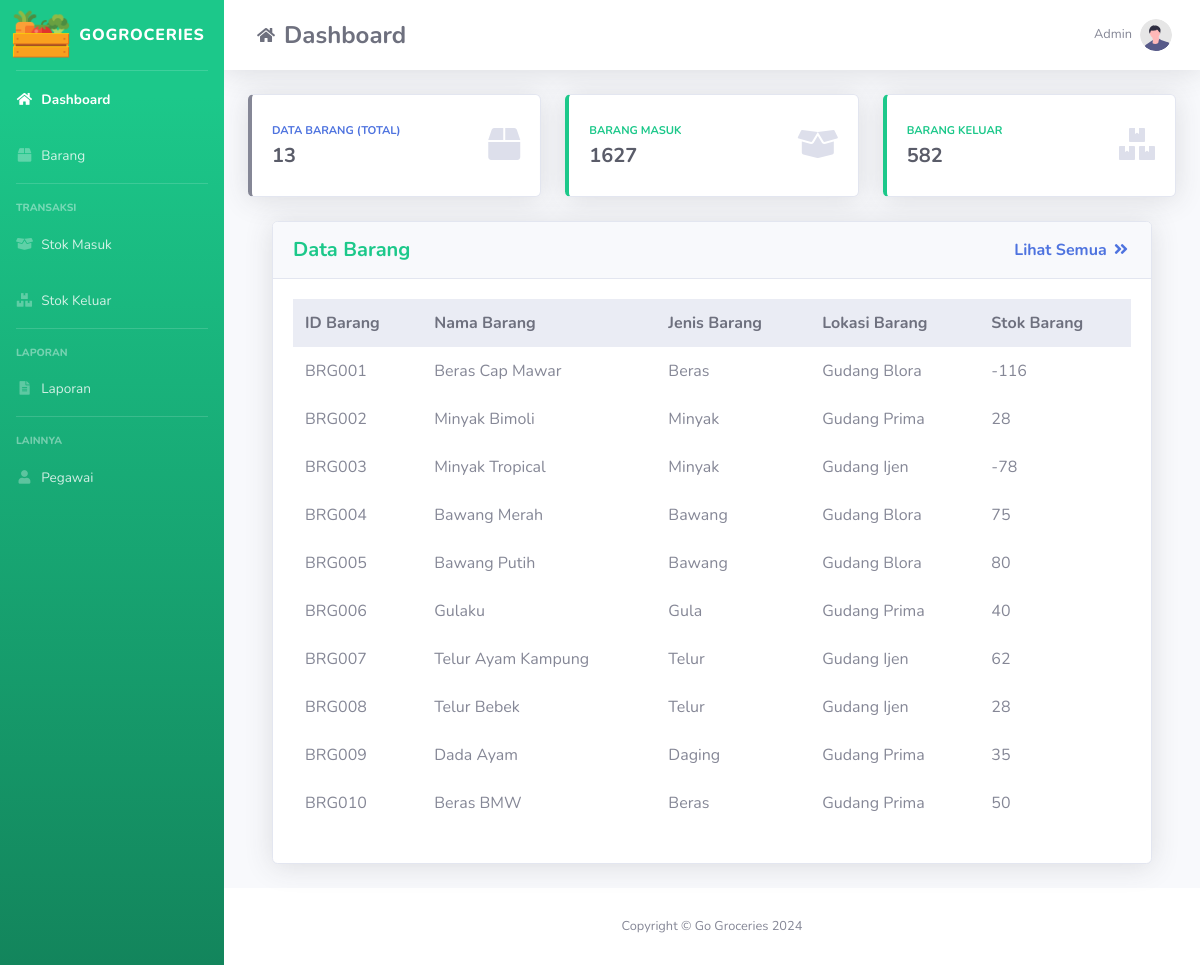
Before: / with the older database file.
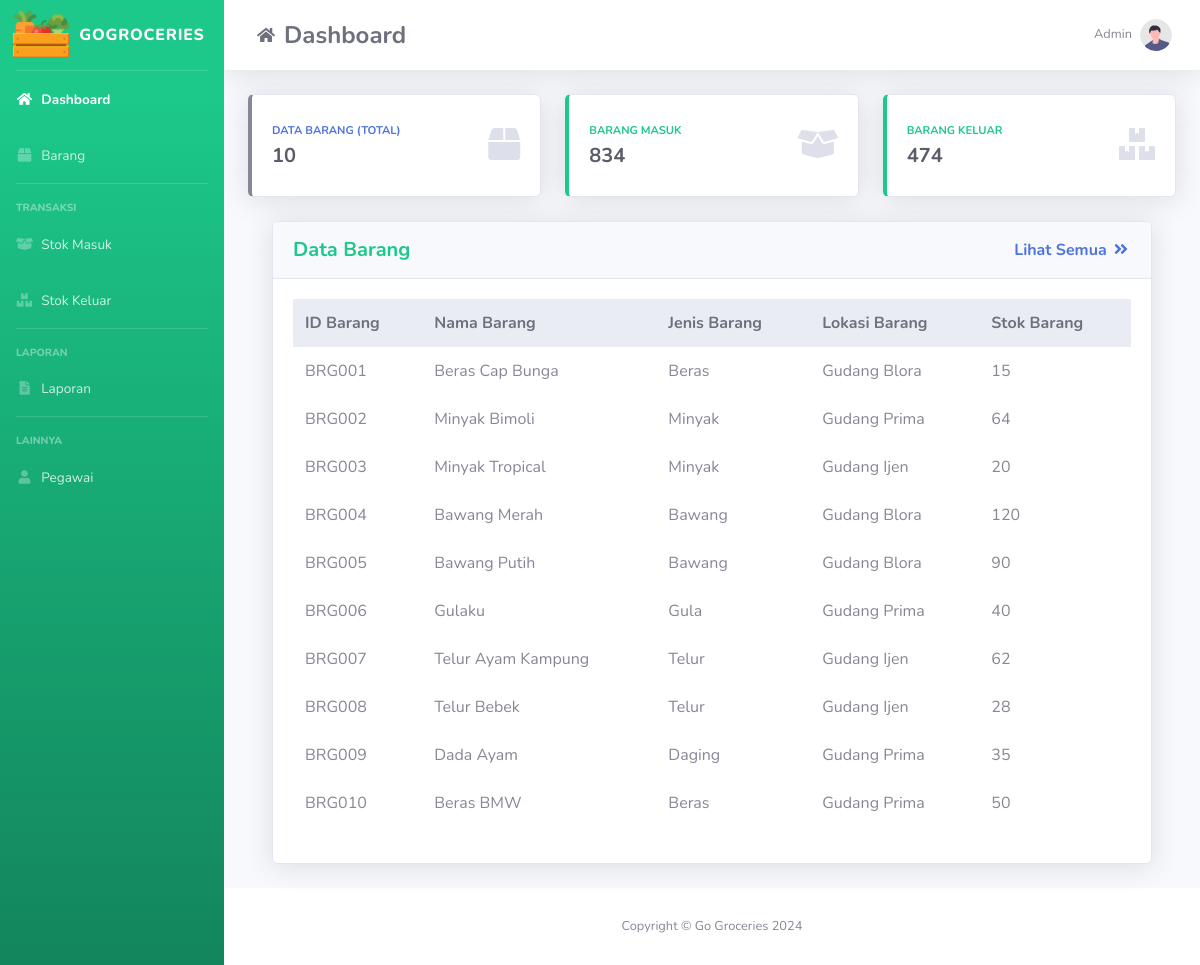
After: the same page with the newer database file.
### tables this page shows
CREATE TABLE `barang` (
  `id_barang` varchar(10) NOT NULL,
  `nama_barang` varchar(100) DEFAULT NULL,
  `id_jenisbarang` int(11) DEFAULT NULL,
  `id_lokasi` int(11) DEFAULT NULL,
  `stok` int(11) DEFAULT 0
);

CREATE TABLE `jenis_barang` (
  `id_jenisbarang` int(11) NOT NULL,
  `jenis` varchar(50) NOT NULL
);

CREATE TABLE `lokasi_penyimpanan` (
  `id_lokasi` int(11) NOT NULL,
  `nama_lokasi` varchar(50) NOT NULL
);

### index.php (the view, shortened to what the changed rows need)
<?php
    include "conn/conn.php";
    $query_table = mysqli_query($mysqli, "SELECT id_barang, nama_barang, jenis, nama_lokasi, stok
                                        FROM barang, jenis_barang, lokasi_penyimpanan
                                        WHERE barang.id_jenisbarang = jenis_barang.id_jenisbarang AND
                                        barang.id_lokasi = lokasi_penyimpanan.id_lokasi
                                        ORDER BY barang.id_barang ASC LIMIT 10");
    $query_databarang = mysqli_query($mysqli, "SELECT COUNT(*) AS jumlah FROM barang");
    $temp = mysqli_fetch_assoc($query_databarang);
    $jml_brg = $temp['jumlah'] ?? 0;
    $query_barangmasuk = mysqli_query($mysqli, "SELECT SUM(jumlah_barang) AS total FROM barang_masuk");
    $temp = mysqli_fetch_assoc($query_barangmasuk);
    $brg_msk = $temp['total'] ?? 0;
    $query_barangkeluar = mysqli_query($mysqli, "SELECT SUM(jumlah_barang) AS total FROM barang_keluar");
    $temp = mysqli_fetch_assoc($query_barangkeluar);
    $brg_klr = $temp['total'] ?? 0;
?>
<!DOCTYPE html>
<html lang="en">
<head>
    <link href="assets/vendor/fontawesome-free/css/all.min.css" rel="stylesheet" type="text/css" />
    <link href="assets/css/sb-admin-2.min.css" rel="stylesheet" />
</head>
<body id="page-top">
    <div id="wrapper">
      <div id="content-wrapper" class="d-flex flex-column">
        <div id="content">
          <nav
            class="navbar navbar-expand navbar-light bg-white topbar mb-4 static-top shadow"
          >
            <a class="nav-link d-flex align-items-center" href="index.php" >
                <h1 class="h4 mb-0 text-gray-700 font-weight-bold">Dashboard</h1>
            </a>
          </nav>
                    <div class="container-fluid">
                      <div class="row justify-content-center">
                        <div class="col-xl-4 col-md-6 mb-4">
                          <div class="card border-left-secondary shadow h-100 py-2">
                            <div class="card-body">
                              <div class="row no-gutters align-items-center">
                                <div class="col mr-2">
                                  <div
                                    class="text-xs font-weight-bold text-primary text-uppercase mb-1"
                                  >
                                    Data Barang (Total)
                                  </div>
                                  <div class="h5 mb-0 font-weight-bold text-gray-800">
                                    <?php echo $jml_brg; ?>
                                  </div>
                                </div>
                              </div>
                            </div>
                          </div>
                        </div>
                        <div class="col-xl-4 col-md-6 mb-4">
                          <div class="card border-left-success shadow h-100 py-2">
                            <div class="card-body">
                              <div class="row no-gutters align-items-center">
                                <div class="col mr-2">
                                  <div
                                    class="text-xs font-weight-bold text-success text-uppercase mb-1"
                                  >
                                    Barang Masuk
                                  </div>
                                  <div class="h5 mb-0 font-weight-bold text-gray-800">
                                    <?php echo $brg_msk; ?>
                                  </div>
                                </div>
                              </div>
                            </div>
                          </div>
                        </div>
                        <div class="col-xl-4 col-md-6 mb-4">
                          <div class="card border-left-success shadow h-100 py-2">
                            <div class="card-body">
                              <div class="row no-gutters align-items-center">
                                <div class="col mr-2">
                                  <div class="row no-gutters align-items-center">
                                    <div class="col-auto">
                                      <div
                                        class="h5 mb-0 mr-3 font-weight-bold text-gray-800"
                                      >
                                        <?php echo $brg_klr; ?>
                                      </div>
                                    </div>
                                  </div>
                                </div>
                              </div>
                            </div>
                          </div>
                        </div>
                      </div>
          <div class="container-fluid">
            <div class="card shadow mb-4">
              <div class="card-body">
                <div class="table-responsive">
                  <table
                    class="table table-borderless"
                    width="100%"
                    cellspacing="0"
                  >
                    <thead class="thead-light">
                        <tr>
                            <th>ID Barang</th>
                            <th>Nama Barang</th>
                            <th>Jenis Barang</th>
                            <th>Lokasi Barang</th>
                            <th>Stok Barang</th>
                        </tr>
                    </thead>
                    <tbody>
                        <?php while($result = mysqli_fetch_assoc($query_table)) { ?>
                        <tr>
                            <td><?= $result['id_barang'] ?></td>
                            <td><?= $result['nama_barang'] ?></td>
                            <td><?= $result['jenis'] ?></td>
                            <td><?= $result['nama_lokasi'] ?></td>
                            <td><?= $result['stok'] ?></td>
                        </tr>
                        <?php } ?>
                    </tbody>
                  </table>
                </div>
              </div>
            </div>
          </div>
        </div>
      </div>
    </div>
</body>
</html>

Changed rows visible on the page:
changed barang "BRG001": nama_barang "Beras Cap Mawar" → "Beras Cap Bunga"; stok "-116" → "15"
changed barang "BRG002": stok "28" → "64"
changed barang "BRG003": stok "-78" → "20"
changed barang "BRG004": stok "75" → "120"
changed barang "BRG005": stok "80" → "90"
Other visible differences:
$jml_brg: "13" → "10"
$brg_msk: "1627" → "834"
$brg_klr: "582" → "474"
